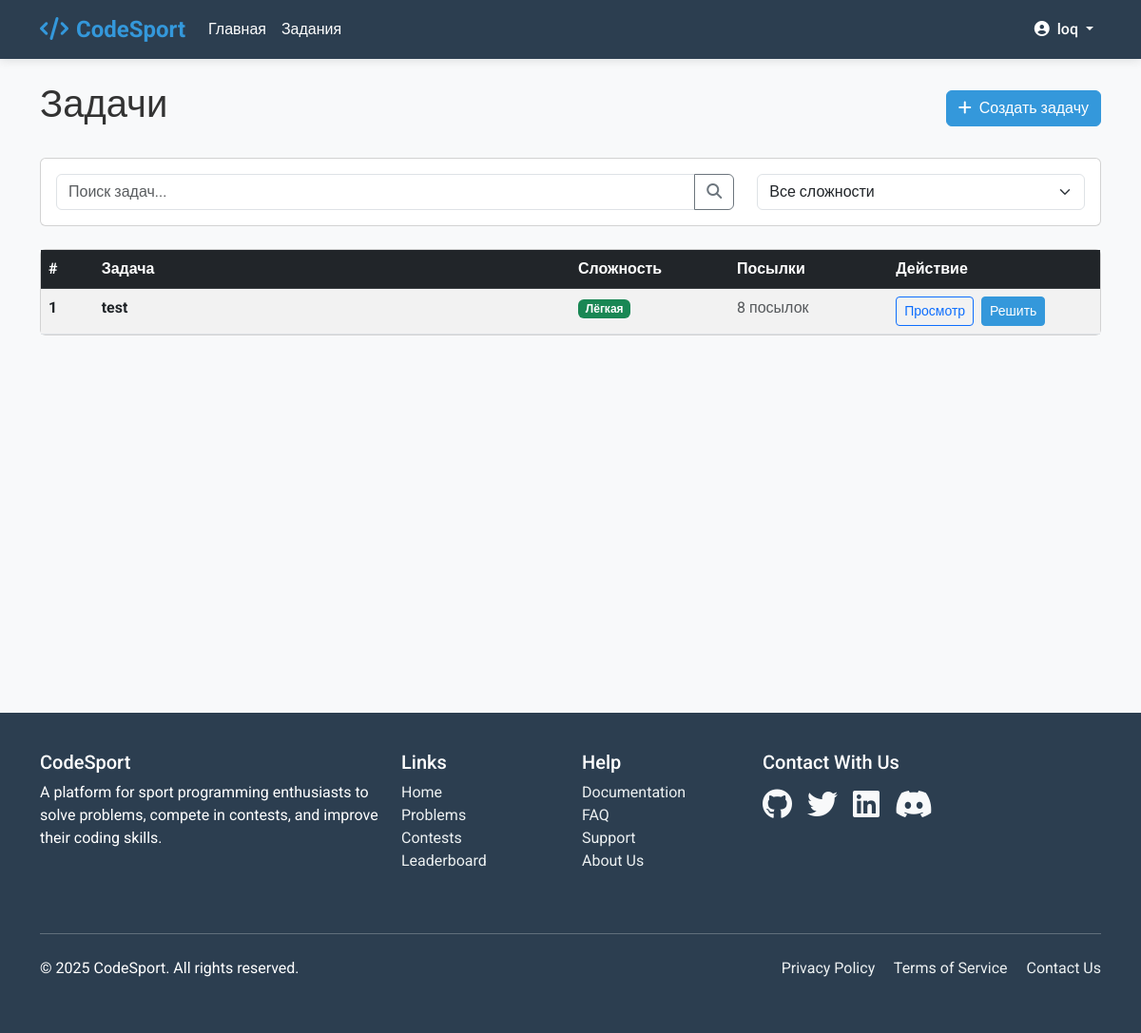
The page /problems/ (signed in) on the database as committed earlier.
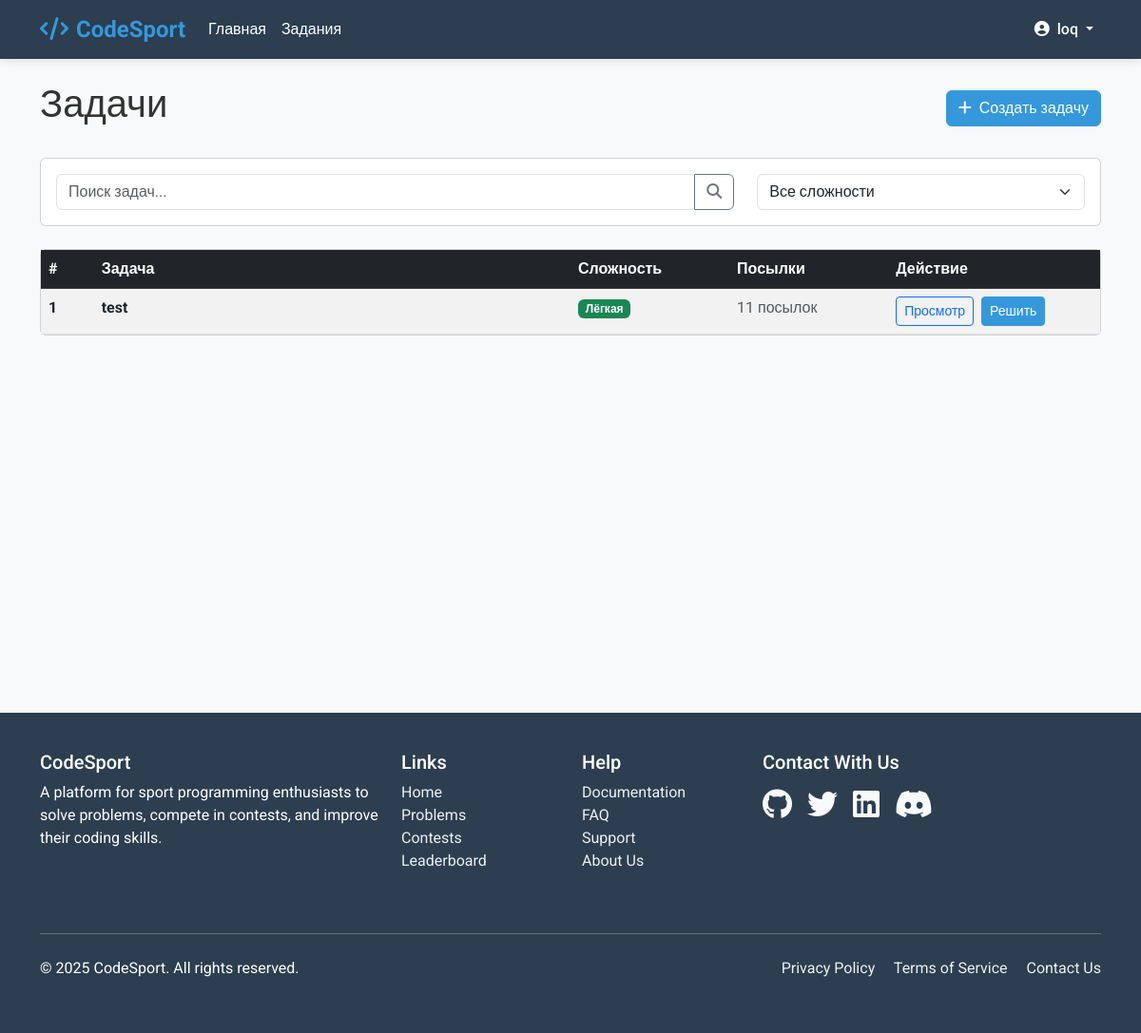
The same page on the database as committed later.
### LearnApp/models.py (models this page shows, shortened)
class Problem(models.Model):
    DIFFICULTY_CHOICES = [
        ('easy', 'Easy'),
        ('medium', 'Medium'),
        ('hard', 'Hard'),
    ]
    title = models.CharField(max_length=200)
    description = models.TextField()
    author = models.ForeignKey(User, on_delete=models.CASCADE)
    created_at = models.DateTimeField(auto_now_add=True)
    difficulty = models.CharField(max_length=10, choices=DIFFICULTY_CHOICES)
    time_limit = models.IntegerField(default=1, help_text="Time limit in seconds")
    memory_limit = models.IntegerField(default=256, help_text="Memory limit in MB")
    template_code = models.TextField(blank=True, help_text="Initial code template for users")

### LearnApp/views.py (the view)
# urls.py: path('problems/', views.problems, name='problems'),
@login_required
def problems(request):
    problems_list = Problem.objects.all().order_by('-created_at')
    return render(request, 'main/problems.html', {'problems': problems_list})

### templates/main/problems.html (shortened to what this page needs)
{% extends 'base.html' %}
{% block content %}
<div class="container py-4">
    <div class="d-flex justify-content-between align-items-center mb-4">
        <h1>Задачи</h1>
        <a href="{% url 'create_problem' %}" class="btn btn-primary">
            <i class="fas fa-plus me-2"></i>Создать задачу
        </a>
    </div>
    <div class="card mb-4">
        <div class="card-body">
            <div class="row">
                <div class="col-md-8">
                    <div class="input-group">
                        <input type="text" class="form-control" placeholder="Поиск задач..." id="searchInput">
                        <button class="btn btn-outline-secondary" type="button" id="searchButton">
                            <i class="fas fa-search"></i>
                        </button>
                    </div>
                </div>
                <div class="col-md-4">
                    <select class="form-select" id="difficultyFilter">
                        <option value="">Все сложности</option>
                    </select>
                </div>
            </div>
        </div>
    </div>
    <div class="card">
        <div class="card-body p-0">
            <div class="table-responsive">
                <table class="table table-hover table-striped mb-0">
                    <thead class="table-dark">
                        <tr>
                            <th scope="col" style="width: 5%;">#</th>
                            <th scope="col" style="width: 45%;">Задача</th>
                            <th scope="col" style="width: 15%;">Сложность</th>
                            <th scope="col" style="width: 15%;">Посылки</th>
                            <th scope="col" style="width: 20%;">Действие</th>
                        </tr>
                    </thead>
                    <tbody>
                        {% for problem in problems %}
                        <tr data-difficulty="{{ problem.difficulty }}">
                            <th scope="row">{{ forloop.counter }}</th>
                            <td>
                                <a href="{% url 'problem_detail' problem.id %}" class="text-decoration-none text-dark fw-bold">
                                    {{ problem.title }}
                                </a>
                            </td>
                            <td>
                                {% if problem.difficulty == 'easy' %}
                                <span class="badge bg-success">Лёгкая</span>
                                {% elif problem.difficulty == 'medium' %}
                                <span class="badge bg-warning">Средняя</span>
                                {% else %}
                                <span class="badge bg-danger">Сложная</span>
                                {% endif %}
                            </td>
                            <td>
                                <span class="text-muted">{{ problem.submission_set.count }} посылок</span>
                            </td>
                            <td>
                                <a href="{% url 'problem_detail' problem.id %}" class="btn btn-sm btn-outline-primary me-1">Просмотр</a>
                                <a href="{% url 'submit_solution' problem.id %}" class="btn btn-sm btn-primary">Решить</a>
                            </td>
                        </tr>
                        {% empty %}
                        <tr>
                            <td colspan="5" class="text-center py-4">Пока нет доступных задач. <a href="{% url 'create_problem' %}">Создайте первую!</a></td>
                        </tr>
                        {% endfor %}
                    </tbody>
                </table>
            </div>
        </div>
    </div>
</div>
{% endblock %}

Rows that differ between the two databases and show on the page:
changed Problem "test": submission_set.count "8" → "11"
